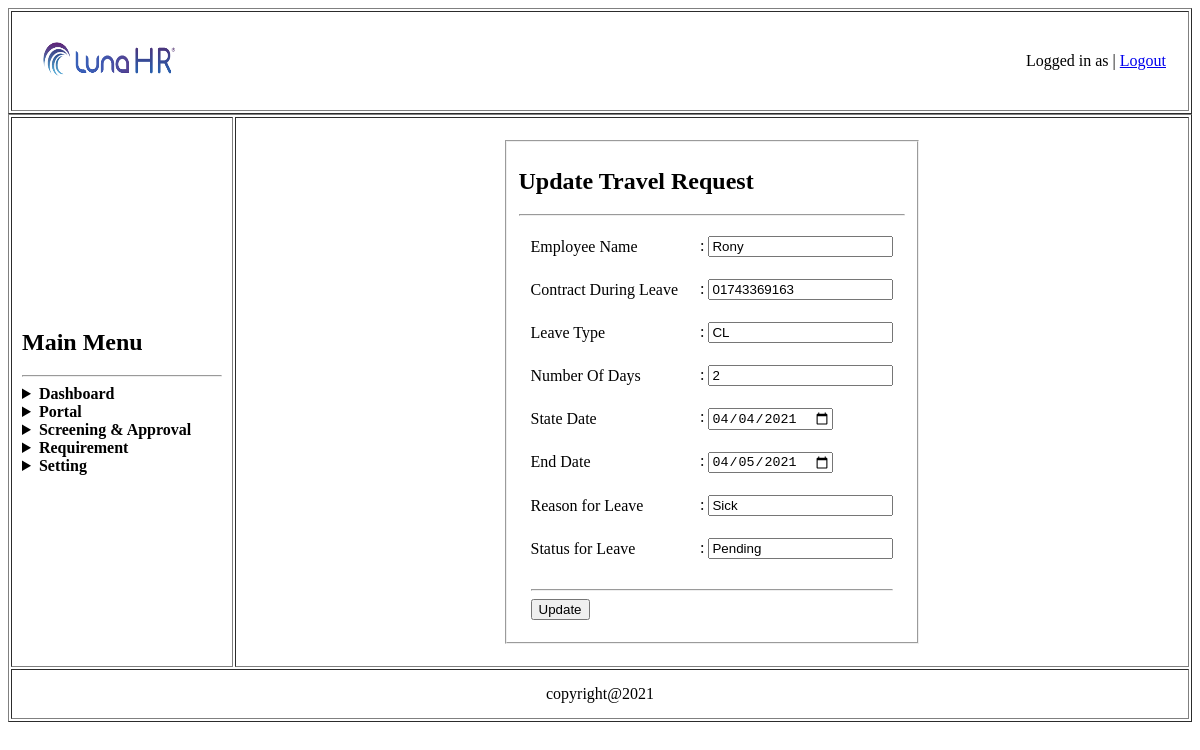
Page /Manager/controler/travel_request_edit.php?id=1 (signed in) on the committed database.
### tables this page shows
CREATE TABLE `travel_request` (
  `id` int(5) NOT NULL,
  `empname` varchar(50) NOT NULL,
  `contract` varchar(50) NOT NULL,
  `leavetype` varchar(50) NOT NULL,
  `days` varchar(50) NOT NULL,
  `statedate` varchar(50) NOT NULL,
  `enddate` varchar(50) NOT NULL,
  `reason` varchar(50) NOT NULL,
  `status` varchar(50) NOT NULL
);

### Manager/model/travelApprovalModel.php (called while the page is built, shortened)
<?php
	function getUserTravelRequestById($id){
		$conn = getConnection();
		$sql = "select * from travel_request where id='{$id}'";
		$result = mysqli_query($conn, $sql);
		$row = mysqli_fetch_assoc($result);
		return $row;
	}
?>

### Manager/controler/travel_request_edit.php (the view, shortened to what this page needs)
<?php
	require_once('../model/travelApprovalModel.php');
	if(isset($_POST['update_btn'])){
		$user = [
					'empname'=>$_POST['empname'],
					'leavetype'=>$_POST['leavetype'],
					'days'=>$_POST['days'],
					'contract'=> $_POST['contract'],
					'statedate'=> $_POST['statedate'],
					'enddate'=>$_POST['enddate'],
					'reason'=>$_POST['reason'],
					'status'=>$_POST['status']
				];
			$id=$_GET['id'];
			$status = TravelRequestUpdateData($user,$id);
			if($status){
				header('location: ../view/travel_approval.php');
			}else{
				echo "*Error db connted";
			}
			$data = getUserTravelRequestById($id);
			$empname=$data['empname'];
			$leavetype=$data['leavetype'];
			$days=$data['days'];
			$contract=$data['contract'];
			$statedate=$data['statedate'];
			$enddate=$data['enddate'];
			$reason=$data['reason'];
			$status=$data['status'];
	}else{
		$id=$_GET['id'];
		$data = getUserTravelRequestById($id);
		$empname=$data['empname'];
		$leavetype=$data['leavetype'];
		$days=$data['days'];
		$contract=$data['contract'];
		$statedate=$data['statedate'];
		$enddate=$data['enddate'];
		$reason=$data['reason'];
		$status=$data['status'];
	}
?>
</head>
<body>
	<table border="1px" align="center" width="100%">
		<tr>
			<td>
				<table width="100%">
					<tr>
						<td width="150px" height="50px">
							<img src="../asset/company_logo.png" alt="main_logo" width="100%" height="100%">
						</td>
						<td align="right" >Logged in as
							 |
							<a href="../../controller/logout.php">Logout</a>
						</td>
					</tr>
				</table>
			</td>
		</tr>
	</table>
	<table  border="1px" align="cen" width="100%">
		<tr>
			<td width="200px" height="425px"><h2>Main Menu</h2>
				<hr>
				<details>
					<summary><b>Dashboard</b></summary>
				</details>
				<details>
					<summary><b>Portal</b></summary>
				</details>
				<details>
					<summary><b>Screening & Approval</b></summary>
				</details>
				<details>
					<summary><b>Requirement</b></summary>
				</details>
				<details>
					<summary><b>Setting</b></summary>
				</details>
			</td>
			<td colspan="2" align="center">
				<table align="center">
					<tr>
						<td>
							<form method="post" action="create_travel_request.php?id=<?php echo $id;?>">
								<fieldset>
									<h2>Update Travel Request</h2>
									<hr>
									<table align="center">
										<tr>
											<td>Employee Name</td>
											<td>:
												<input type="text" name="empname" value="<?php echo $empname;?>">
											</td>
										</tr>
										<tr>
											<td>Contract During Leave</td>
											<td>:
												<input type="text" name="contract" value="<?php echo $contract;?>">
											</td>
										</tr>
										<tr>
											<td>Leave Type</td>
											<td>:
												<input type="text" name="leavetype" value="<?php echo $leavetype;?>">
											</td>
										</tr>
										<tr>
											<td>Number Of Days</td>
											<td>:
												<input type="number" name="days" value="<?php echo $days;?>">
											</td>
										</tr>
										<tr>
											<td>State Date</td>
											<td>:
												<input type="date" name="statedate" value="<?php echo $statedate;?>">
											</td>
										</tr>
										<tr>
											<td>End Date</td>
											<td>:
												<input type="date" name="enddate" value="<?php echo $enddate;?>">
											</td>
										</tr>
										<tr>
											<td>Reason for Leave</td>
											<td>:
												<input type="text" name="reason" value="<?php echo $reason;?>">
											</td>
										</tr>
										<tr>
											<td>Status for Leave</td>
											<td>:
												<input type="text" name="status" value="<?php echo $status;?>">
											</td>
										</tr>
										<tr>
											<td colspan="2" align="left">
												<hr>
												<input type="submit" name="update_btn" value="Update">
											</td>
										</tr>
									</table>
								</fieldset>
							</form>
						</td>
					</tr>
				</table>
			</td>
		</tr>

### rows in the picture
travel_request: empname "Rony", contract "01743369163", leavetype "CL", days "2", statedate "04/04/2021", enddate "04/05/2021", reason "Sick", status "Pending"
